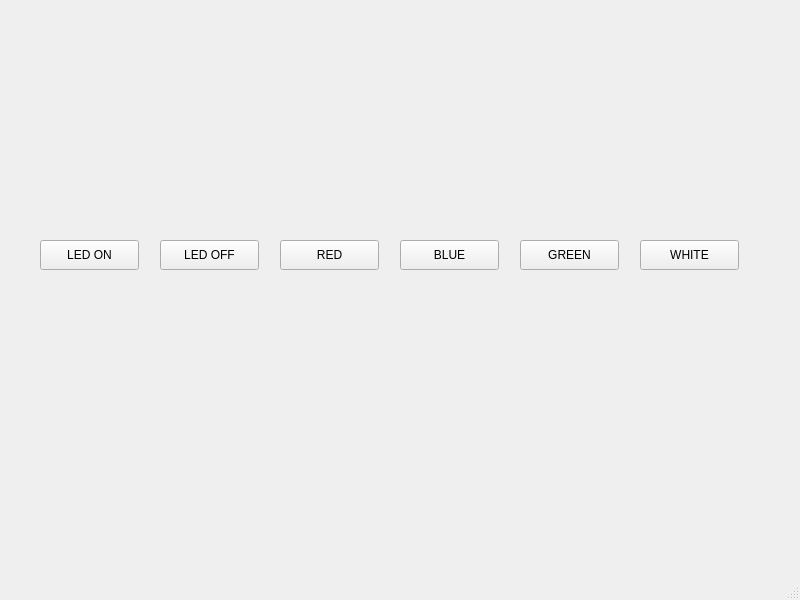
<?xml version="1.0" encoding="UTF-8"?>
<ui version="4.0">
 <class>MainWindow</class>
 <widget class="QMainWindow" name="MainWindow">
  <property name="geometry">
   <rect>
    <x>0</x>
    <y>0</y>
    <width>800</width>
    <height>600</height>
   </rect>
  </property>
  <property name="windowTitle">
   <string>MainWindow</string>
  </property>
  <widget class="QWidget" name="centralwidget">
   <widget class="QPushButton" name="Btn_ON">
    <property name="geometry">
     <rect>
      <x>40</x>
      <y>240</y>
      <width>99</width>
      <height>30</height>
     </rect>
    </property>
    <property name="text">
     <string>LED ON</string>
    </property>
   </widget>
   <widget class="QPushButton" name="Btn_OFF">
    <property name="geometry">
     <rect>
      <x>160</x>
      <y>240</y>
      <width>99</width>
      <height>30</height>
     </rect>
    </property>
    <property name="text">
     <string>LED OFF</string>
    </property>
   </widget>
   <widget class="QPushButton" name="btnRed">
    <property name="geometry">
     <rect>
      <x>280</x>
      <y>240</y>
      <width>99</width>
      <height>30</height>
     </rect>
    </property>
    <property name="text">
     <string>RED</string>
    </property>
   </widget>
   <widget class="QPushButton" name="btnBlue">
    <property name="geometry">
     <rect>
      <x>400</x>
      <y>240</y>
      <width>99</width>
      <height>30</height>
     </rect>
    </property>
    <property name="text">
     <string>BLUE</string>
    </property>
   </widget>
   <widget class="QPushButton" name="btnGreen">
    <property name="geometry">
     <rect>
      <x>520</x>
      <y>240</y>
      <width>99</width>
      <height>30</height>
     </rect>
    </property>
    <property name="text">
     <string>GREEN</string>
    </property>
   </widget>
   <widget class="QPushButton" name="btnWhite">
    <property name="geometry">
     <rect>
      <x>640</x>
      <y>240</y>
      <width>99</width>
      <height>30</height>
     </rect>
    </property>
    <property name="text">
     <string>WHITE</string>
    </property>
   </widget>
  </widget>
  <widget class="QStatusBar" name="statusbar"/>
 </widget>
 <resources/>
 <connections>
  <connection>
   <sender>Btn_ON</sender>
   <signal>clicked()</signal>
   <receiver>MainWindow</receiver>
   <slot>btnOn()</slot>
   <hints>
    <hint type="sourcelabel">
     <x>91</x>
     <y>254</y>
    </hint>
    <hint type="destinationlabel">
     <x>90</x>
     <y>415</y>
    </hint>
   </hints>
  </connection>
  <connection>
   <sender>Btn_OFF</sender>
   <signal>clicked()</signal>
   <receiver>MainWindow</receiver>
   <slot>btnOff()</slot>
   <hints>
    <hint type="sourcelabel">
     <x>213</x>
     <y>259</y>
    </hint>
    <hint type="destinationlabel">
     <x>213</x>
     <y>407</y>
    </hint>
   </hints>
  </connection>
  <connection>
   <sender>btnRed</sender>
   <signal>clicked()</signal>
   <receiver>MainWindow</receiver>
   <slot>btnRed()</slot>
   <hints>
    <hint type="sourcelabel">
     <x>338</x>
     <y>258</y>
    </hint>
    <hint type="destinationlabel">
     <x>346</x>
     <y>417</y>
    </hint>
   </hints>
  </connection>
  <connection>
   <sender>btnBlue</sender>
   <signal>clicked()</signal>
   <receiver>MainWindow</receiver>
   <slot>btnBlue()</slot>
   <hints>
    <hint type="sourcelabel">
     <x>452</x>
     <y>263</y>
    </hint>
    <hint type="destinationlabel">
     <x>429</x>
     <y>116</y>
    </hint>
   </hints>
  </connection>
  <connection>
   <sender>btnGreen</sender>
   <signal>clicked()</signal>
   <receiver>MainWindow</receiver>
   <slot>btnGreen()</slot>
   <hints>
    <hint type="sourcelabel">
     <x>564</x>
     <y>259</y>
    </hint>
    <hint type="destinationlabel">
     <x>550</x>
     <y>111</y>
    </hint>
   </hints>
  </connection>
  <connection>
   <sender>btnWhite</sender>
   <signal>clicked()</signal>
   <receiver>MainWindow</receiver>
   <slot>btnWhite()</slot>
   <hints>
    <hint type="sourcelabel">
     <x>691</x>
     <y>251</y>
    </hint>
    <hint type="destinationlabel">
     <x>682</x>
     <y>142</y>
    </hint>
   </hints>
  </connection>
 </connections>
 <slots>
  <slot>btnOn()</slot>
  <slot>btnOff()</slot>
  <slot>btnRed()</slot>
  <slot>btnBlue()</slot>
  <slot>btnGreen()</slot>
  <slot>btnWhite()</slot>
 </slots>
</ui>
